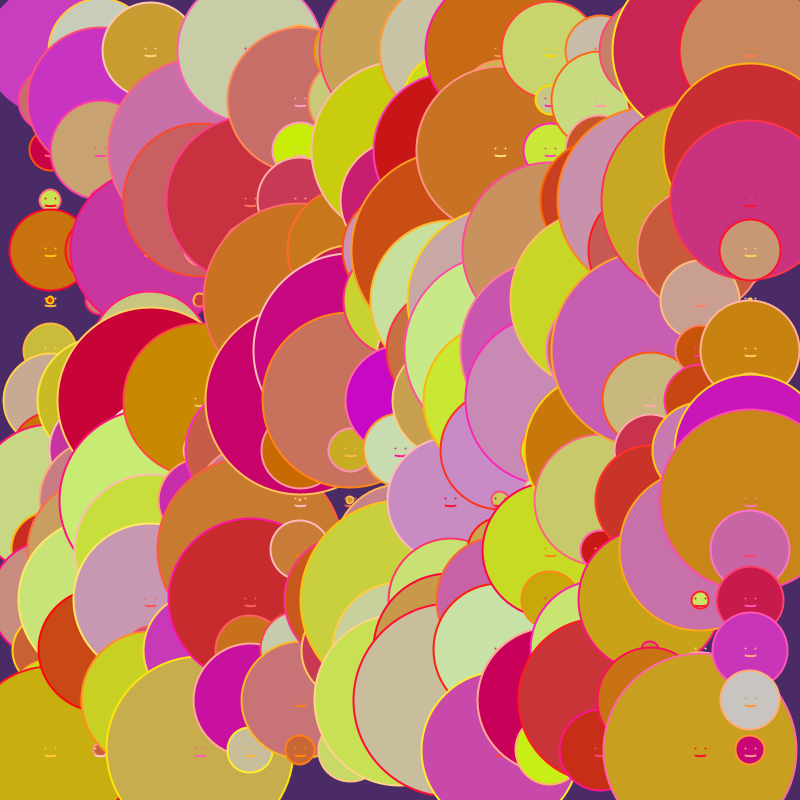
Frame 1 (no input)
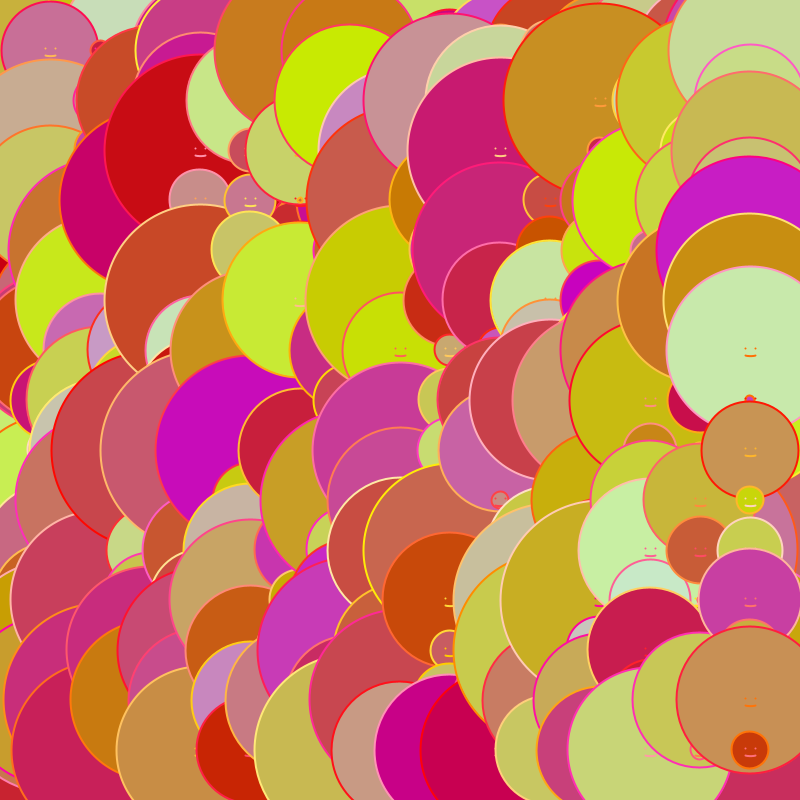
Frame 60 (the mouse pressed at the canvas centre just before this capture)
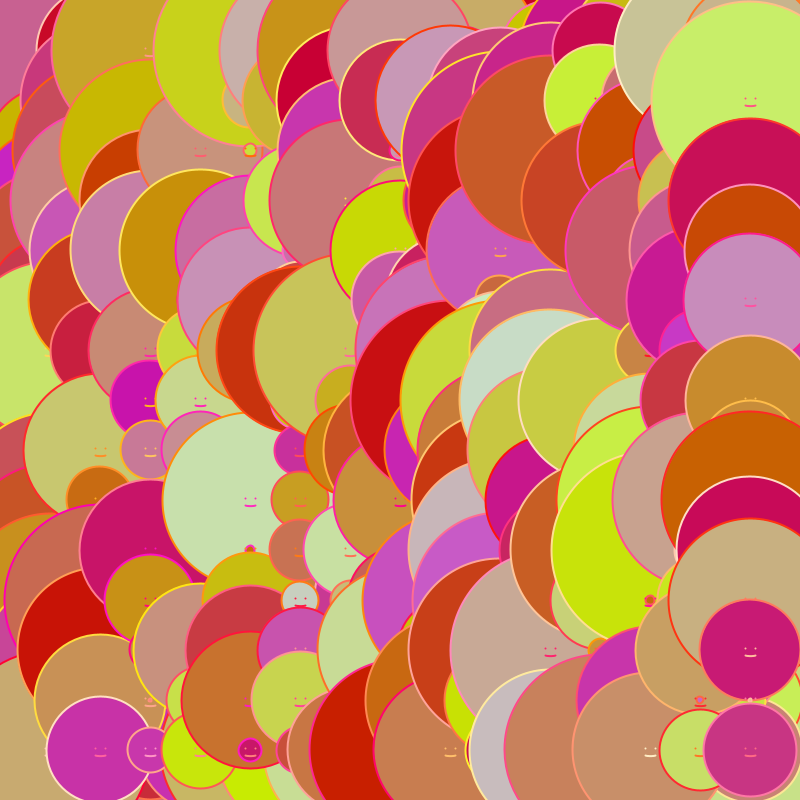
Frame 120 (the mouse held since frame 60 and released just before this capture)

The Processing sketch that drew these frames (run headless with seeded random() and noise(); from frame 60 on, the mouse is pressed at the canvas centre):

// Processing sketch: processing_187312
// ── processing_187312.pde

void setup() {
size(800, 800);
background(75,43,102);
noStroke();
smooth();
}
 
void draw() {
  //change the parameter (redValue) to adjust color of the stars. 0 = more blue, 255 = more yell0w)
 smileyFace(200);
}
 
void smileyFace(float circleFill) {
int gridSize = 50;
 
for (int x = gridSize; x <= width - gridSize; x += gridSize) {
  for (int y = gridSize; y <= height - gridSize; y += gridSize) {
   
    strokeWeight(2);
    
    float circleSize = random(200);
    fill(circleFill, random(0,240), random(0,200));
    ellipse(x, y, circleSize, circleSize);
    stroke(255, random(0,240), random(0,200));
    point( x-5, y-2 );
    point( x+5,y-2);
    curve( x-5, y, x-5, y+5, x+5, y+5, x+5, y);
    
    
    
  }
}
}
